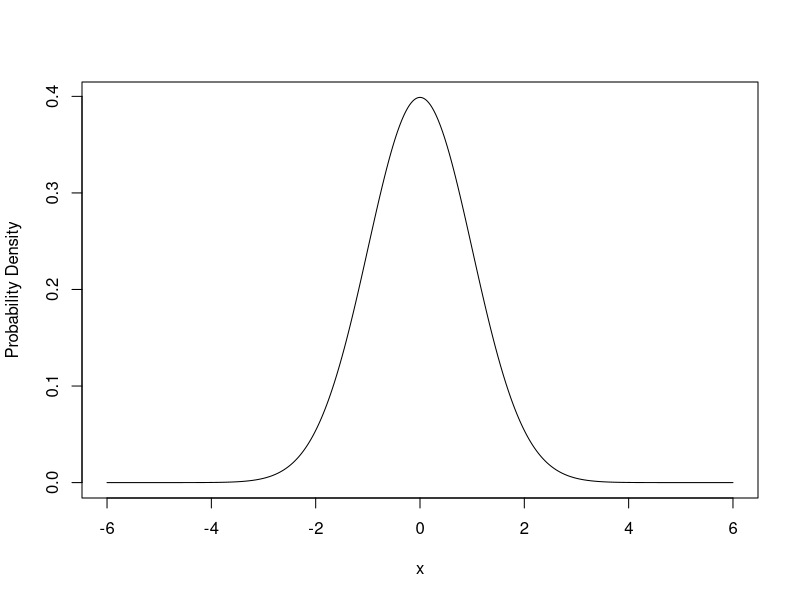
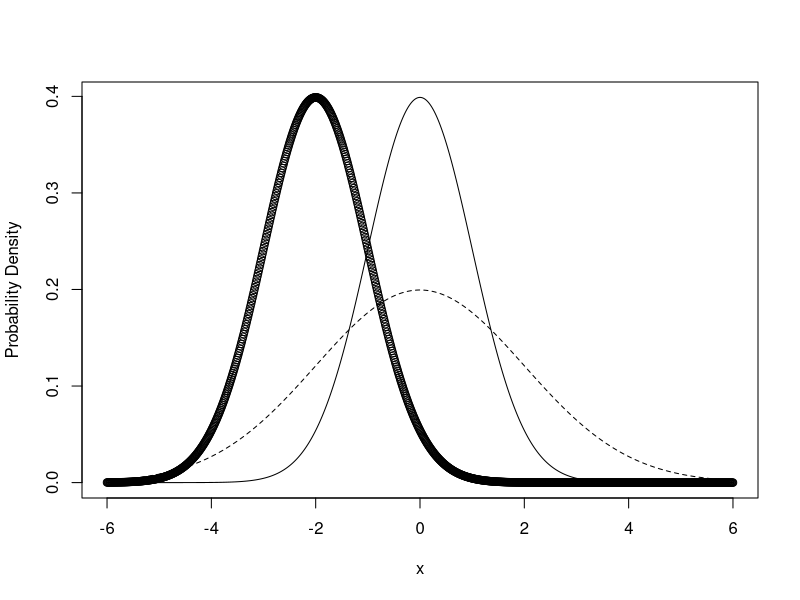
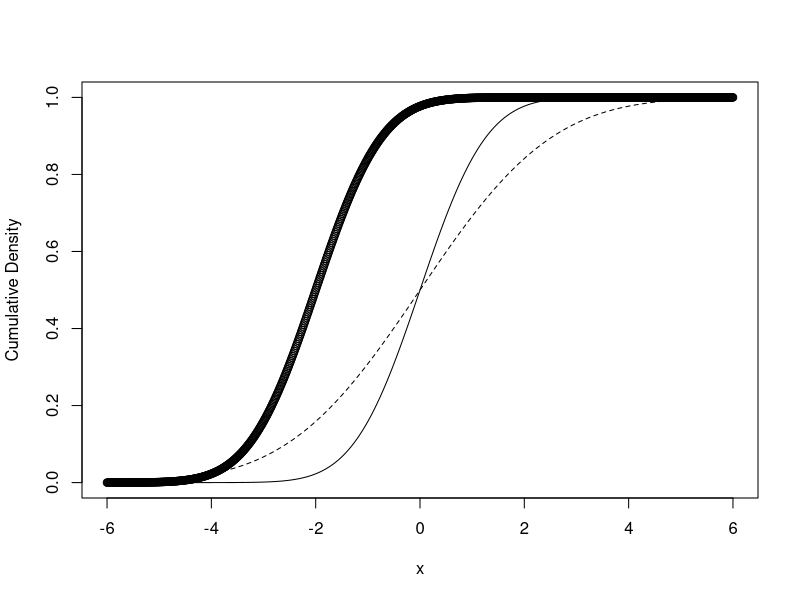
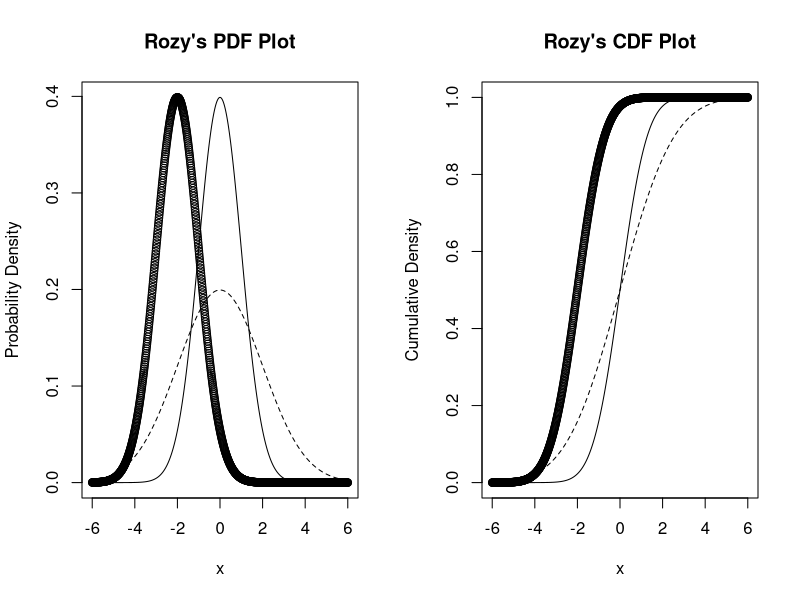
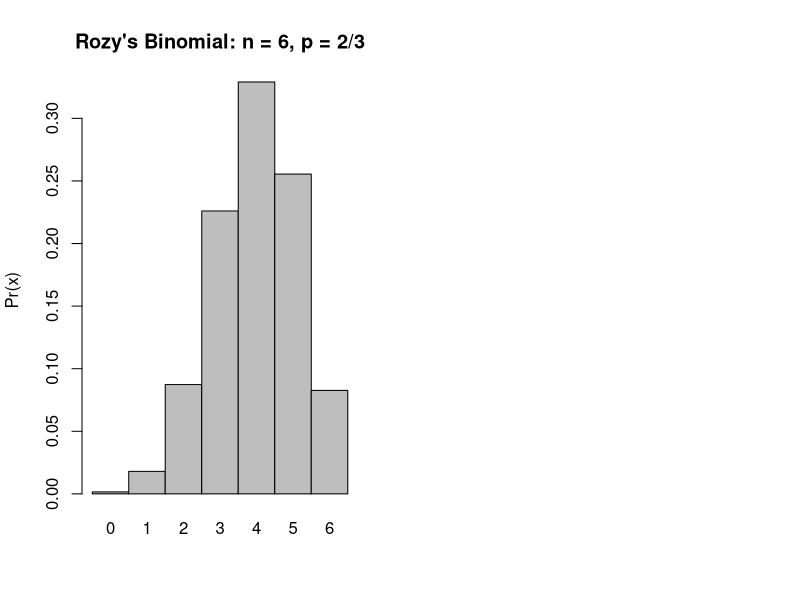

Here is the R script that generated these plots, in order:
## ---- chunk 1
x_bin = 1:6
y_bin_2 = dbinom(x_bin, size = 5, prob = 0.66)

#A2
dbinom(4, 5, 0.66) 

#A3
dbinom(0, 5, 0.66)
## ---- chunk 2
#A4
pbinom(4, 5, 0.66)

#A5
1-(pbinom(3, 5, 0.66))

## ---- chunk 3
#A7
pnorm(1.0, mean = 0, sd = 1)

#A8
pnorm(2.0, mean=0, sd=1) - pnorm(1.0, mean=0, sd=1)
## ---- chunk 4
# How many points?
n = 1000

# Create a vector of x-values from -6 to 6:
x = seq(from = -6, to = 6, length.out = n)

# Create the corresponding y-values:
y = dnorm(x, mean = 0, sd = 1)

# plot!
plot(y ~ x, type = "l", ylab = "Probability Density")

# next plot 
y_2 = dnorm(x, mean = 0, sd = 2)

# third plot

y_3 = dnorm(x, mean=-2, sd=1)

plot(y ~ x, type = "l", ylab = "Probability Density")+
points(y_2 ~ x, type = "l", lty  = 2)+
  points(y_3~x, type="b", lty=2)

y_cdf_1 = pnorm(x, mean = 0, sd = 1)
y_cdf_2 = pnorm(x, mean = 0, sd = 2)
y_cdf_3 = pnorm(x, mean=-2, sd=1)
plot(y_cdf_1 ~ x, type = "l", ylab = "Cumulative Density")+
points(y_cdf_2 ~ x, type = "l", lty = 2)+
    points(y_cdf_3~x, type="b", lty=2)

par(mfrow = c(1, 2))
plot(y ~ x, type = "l", ylab = "Probability Density", main="Rozy's PDF Plot")+
points(y_2 ~ x, type = "l", lty  = 2)+
points(y_3~x, type="b", lty=2)
plot(y_cdf_1 ~ x, type = "l", ylab = "Cumulative Density", main="Rozy's CDF Plot")+
points(y_cdf_2 ~ x, type = "l", lty = 2)+
    points(y_cdf_3~x, type="b", lty=2)


## ---- chunk 5

x_bin = 0:6
y_bin_2 = dbinom(x_bin, size = 6, prob = 0.66)

barplot(
  height = y_bin_2,
  # the names to print with each bar:
  names.arg = x_bin,
  # Tells R to remove space between bars:
  space = 0,
  ylab = "Pr(x)",
  main = "Rozy's Binomial: n = 6, p = 2/3")
